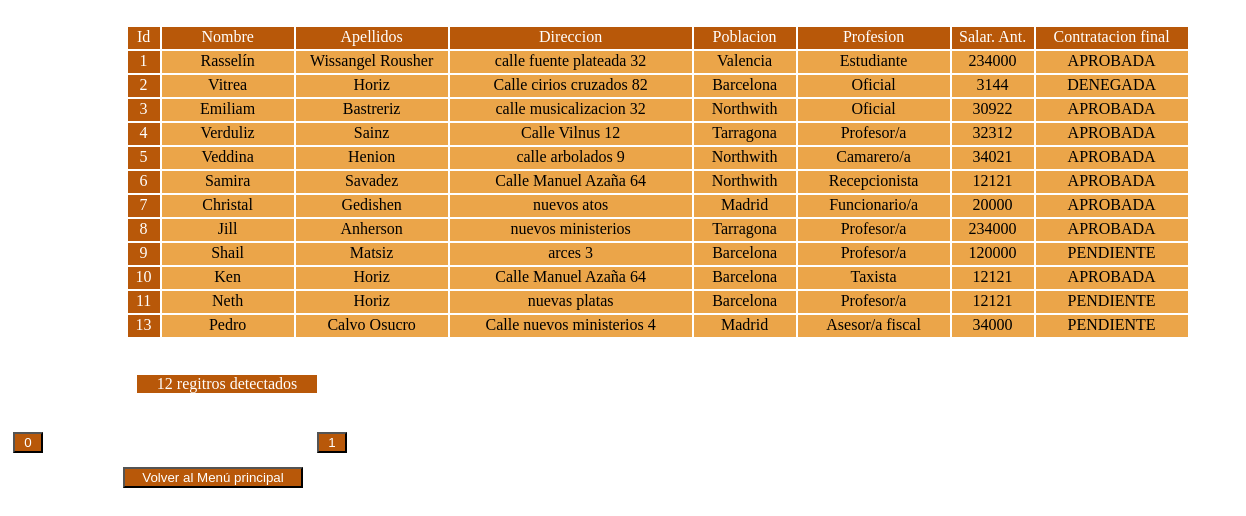
The page /006_Paginacion/indexCRUD.php on the database its author committed.
### tables this page shows
CREATE TABLE `contactos_empresa` (
  `ID` int(3) NOT NULL,
  `NOMBRE` varchar(30) DEFAULT NULL,
  `APELLIDOS` varchar(50) DEFAULT NULL,
  `DIRECCION` varchar(50) DEFAULT NULL,
  `POBLACION` varchar(20) DEFAULT NULL,
  `PROFESION` varchar(30) DEFAULT NULL,
  `SALAR_ANT` int(6) DEFAULT NULL,
  `CONTRATACION` varchar(20) NOT NULL
);

### 005_Login/conexionPHP.php (called while the page is built, shortened)
<?php
class ConexionPHP
{
    private static $BD_tablaEmpleados="contactos_empresa";
    public static function getBD_TablaEmpleados()
    {
        return self::$BD_tablaEmpleados;
    }
}

### 006_Paginacion/indexCRUD.php (the view, shortened to what this page needs)
<!DOCTYPE html>
<html lang="en">
<head>
    <link rel="stylesheet" href="../006_Paginacion/estilosIndex.css">
</head>
<body>
    <?php
    include "../005_Login/conexionPHP.php";
    $base= ConexionPHP::getConexionEmpleados();
    $BD_tabla=ConexionPHP::getBD_TablaEmpleados();
    $tamPagina=15;
    if(isset($_GET["cargaPagina"]))
        {
            $paginaInicial=($_GET["cargaPagina"])* $tamPagina;
            $_GET["enviar"]=true;
        }
    else
        {
            $paginaInicial=0;
        }
    $conexion=$base->query("SELECT * FROM $BD_tabla LIMIT  $paginaInicial,$tamPagina");
    $registro=$conexion->fetchAll(PDO::FETCH_OBJ);
    $filasSQL=$base->query("SELECT * FROM $BD_tabla")->rowCount();
    ?>
        <table id="tablaPaginacion">
            <tr class="cabecera">
                <td class="cajaT">Id</td>
                <td class="cajaT">Nombre</td>
                <td class="cajaT">Apellidos</td>
                <td class="cajaT">Direccion</td>
                <td class="cajaT">Poblacion</td>
                <td class="cajaT">Profesion</td>
                <td class="cajaT">Salar. Ant.</td>
                <td class="cajaT">Contratacion final</td>
            </tr>
            <?php
                foreach($registro as $persona):
            ?>
            <tr class="cabecera">
                <td class="cajaID"><?php echo($persona->ID);?></td>
                <td class="caja"><?php echo($persona->NOMBRE);?></td>
                <td class="caja"><?php echo($persona->APELLIDOS);?></td>
                <td class="caja"><?php echo($persona->DIRECCION);?></td>
                <td class="caja"><?php echo($persona->POBLACION);?></td>
                <td class="caja"><?php echo($persona->PROFESION);?></td>
                <td class="caja"><?php echo($persona->SALAR_ANT);?></td>
                <td class="caja"><?php echo($persona->CONTRATACION);?></td>
            </tr>
            <?php
                endforeach;
            ?>
        </table>
        <?php
                echo "<br><br>";
                $filasSQLBoton=$filasSQL/$tamPagina;
                echo "<div class='mencion'>".$filasSQL." regitros detectados</div>";
                echo"<br><br>";
                echo"<form method='GET'><table style='width:200px;'><tr>";
                for($i=0;$i<(round($filasSQLBoton,0,PHP_ROUND_HALF_UP)+1);$i++)
                {
                    echo"<td><input
                            type='submit' class='accionamientos'
                            name='cargaPagina'
                            value='$i'
                            style='width: 30px;
                                   heigth: 4px;
                                   margin-left: 10px;
                                   color: white;
                                   background-color: rgb(184, 88, 9);
                                   .
                                   text-align: center
                            '></td>";
                }
                echo "</tr><tr>
                           <td>
                           <input type='submit' value='Volver al Menú principal' name='volver' class='accionamientos'
                            style='width: 180px;
                                   heigth: 5px;
                                   margin-top: 10px;
                                   margin-left: 120px;
                                   color: white;
                                   background-color: rgb(184, 88, 9);
                                   .
                                   text-align: center
                            '>
                           </td>
                     </tr>
                    </table>
                </form>";
        ?>
</body>
</html>

### 006_Paginacion/estilosIndex.css (style rules this page uses)
* { margin-top: 0px; margin-left: 0px; margin-right: 0px; margin-bottom: 0px; }
#tablaPaginacion { position: relative; margin-top: 25px; margin-left: 10%; width: 1116px; height: 100px; }
.cajaT { background-color: rgb(184, 88, 9); text-align: center; color: rgb(255, 255, 255); float: left; width: 150px; height: 20px; margin-left: 1px; margin-right: 1px; }
.cajaT:nth-child(1) { width: 30px; }
.cajaT:nth-child(2) { width: 130px; }
.cajaT:nth-child(4) { width: 240px; }
.cajaT:nth-child(5) { width: 100px; }
.cajaT:nth-child(7) { width: 80px; }
.caja { float: left; background-color:rgb(235, 165, 73); text-align: center; width: 150px; height: 20px; margin-left: 1px; margin-right: 1px; }
.caja:nth-child(2) { width: 130px; }
.caja:nth-child(4) { width: 240px; }
.caja:nth-child(5) { width: 100px; }
.caja:nth-child(7) { width: 80px; }
.cajaID { float: left; background-color: rgb(184, 88, 9); text-align: center; color: rgb(255, 255, 255); width: 30px; height: 20px; margin-left: 1px; margin-right: 1px; }
.mencion { background-color: rgb(184, 88, 9); width: 180px; margin-left: 11%; text-align: center; margin-bottom: 0px; color: rgb(255, 255, 255); }

### rows shown on the page
contactos_empresa: ID "1", NOMBRE "Rasselín", APELLIDOS "Wissangel Rousher", DIRECCION "calle fuente plateada 32", POBLACION "Valencia", PROFESION "Estudiante", SALAR_ANT "234000", CONTRATACION "APROBADA"
contactos_empresa: ID "2", NOMBRE "Vitrea", APELLIDOS "Horiz", DIRECCION "Calle cirios cruzados 82", POBLACION "Barcelona", PROFESION "Oficial", SALAR_ANT "3144", CONTRATACION "DENEGADA"
contactos_empresa: ID "3", NOMBRE "Emiliam", APELLIDOS "Bastreriz", DIRECCION "calle musicalizacion 32", POBLACION "Northwith", PROFESION "Oficial", SALAR_ANT "30922", CONTRATACION "APROBADA"
contactos_empresa: ID "4", NOMBRE "Verduliz", APELLIDOS "Sainz", DIRECCION "Calle Vilnus 12", POBLACION "Tarragona", PROFESION "Profesor/a", SALAR_ANT "32312", CONTRATACION "APROBADA"
contactos_empresa: ID "5", NOMBRE "Veddina", APELLIDOS "Henion", DIRECCION "calle arbolados 9", POBLACION "Northwith", PROFESION "Camarero/a", SALAR_ANT "34021", CONTRATACION "APROBADA"
contactos_empresa: ID "6", NOMBRE "Samira", APELLIDOS "Savadez", DIRECCION "Calle Manuel Azaña 64", POBLACION "Northwith", PROFESION "Recepcionista", SALAR_ANT "12121", CONTRATACION "APROBADA"
contactos_empresa: ID "7", NOMBRE "Christal", APELLIDOS "Gedishen", DIRECCION "nuevos atos", POBLACION "Madrid", PROFESION "Funcionario/a", SALAR_ANT "20000", CONTRATACION "APROBADA"
contactos_empresa: ID "8", NOMBRE "Jill", APELLIDOS "Anherson", DIRECCION "nuevos ministerios", POBLACION "Tarragona", PROFESION "Profesor/a", SALAR_ANT "234000", CONTRATACION "APROBADA"
contactos_empresa: ID "9", NOMBRE "Shail", APELLIDOS "Matsiz", DIRECCION "arces 3", POBLACION "Barcelona", PROFESION "Profesor/a", SALAR_ANT "120000", CONTRATACION "PENDIENTE"
contactos_empresa: ID "10", NOMBRE "Ken", APELLIDOS "Horiz", DIRECCION "Calle Manuel Azaña 64", POBLACION "Barcelona", PROFESION "Taxista", SALAR_ANT "12121", CONTRATACION "APROBADA"
contactos_empresa: ID "11", NOMBRE "Neth", APELLIDOS "Horiz", DIRECCION "nuevas platas", POBLACION "Barcelona", PROFESION "Profesor/a", SALAR_ANT "12121", CONTRATACION "PENDIENTE"
contactos_empresa: ID "13", NOMBRE "Pedro", APELLIDOS "Calvo Osucro", DIRECCION "Calle nuevos ministerios 4", POBLACION "Madrid", PROFESION "Asesor/a fiscal", SALAR_ANT "34000", CONTRATACION "PENDIENTE"

### other values the page prints
$filasSQL "12"
